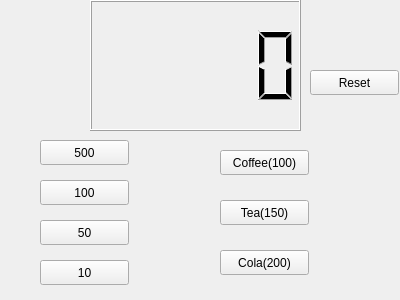
<?xml version="1.0" encoding="UTF-8"?>
<ui version="4.0">
 <class>widget</class>
 <widget class="QWidget" name="widget">
  <property name="geometry">
   <rect>
    <x>0</x>
    <y>0</y>
    <width>400</width>
    <height>300</height>
   </rect>
  </property>
  <property name="windowTitle">
   <string>widget</string>
  </property>
  <widget class="QLCDNumber" name="lcdNumber">
   <property name="geometry">
    <rect>
     <x>90</x>
     <y>0</y>
     <width>211</width>
     <height>131</height>
    </rect>
   </property>
  </widget>
  <widget class="QPushButton" name="pb100">
   <property name="geometry">
    <rect>
     <x>40</x>
     <y>180</y>
     <width>89</width>
     <height>25</height>
    </rect>
   </property>
   <property name="text">
    <string>100</string>
   </property>
  </widget>
  <widget class="QPushButton" name="pb50">
   <property name="geometry">
    <rect>
     <x>40</x>
     <y>220</y>
     <width>89</width>
     <height>25</height>
    </rect>
   </property>
   <property name="text">
    <string>50</string>
   </property>
  </widget>
  <widget class="QPushButton" name="pb500">
   <property name="geometry">
    <rect>
     <x>40</x>
     <y>140</y>
     <width>89</width>
     <height>25</height>
    </rect>
   </property>
   <property name="text">
    <string>500</string>
   </property>
  </widget>
  <widget class="QPushButton" name="pb10">
   <property name="geometry">
    <rect>
     <x>40</x>
     <y>260</y>
     <width>89</width>
     <height>25</height>
    </rect>
   </property>
   <property name="text">
    <string>10</string>
   </property>
  </widget>
  <widget class="QPushButton" name="pbCoffee">
   <property name="enabled">
    <bool>true</bool>
   </property>
   <property name="geometry">
    <rect>
     <x>220</x>
     <y>150</y>
     <width>89</width>
     <height>25</height>
    </rect>
   </property>
   <property name="text">
    <string>Coffee(100)</string>
   </property>
  </widget>
  <widget class="QPushButton" name="pbTea">
   <property name="geometry">
    <rect>
     <x>220</x>
     <y>200</y>
     <width>89</width>
     <height>25</height>
    </rect>
   </property>
   <property name="text">
    <string>Tea(150)</string>
   </property>
  </widget>
  <widget class="QPushButton" name="pbCola">
   <property name="geometry">
    <rect>
     <x>220</x>
     <y>250</y>
     <width>89</width>
     <height>25</height>
    </rect>
   </property>
   <property name="text">
    <string>Cola(200)</string>
   </property>
  </widget>
  <widget class="QPushButton" name="pbReset">
   <property name="geometry">
    <rect>
     <x>310</x>
     <y>70</y>
     <width>89</width>
     <height>25</height>
    </rect>
   </property>
   <property name="text">
    <string>Reset</string>
   </property>
  </widget>
 </widget>
 <layoutdefault spacing="6" margin="11"/>
 <resources/>
 <connections/>
</ui>
